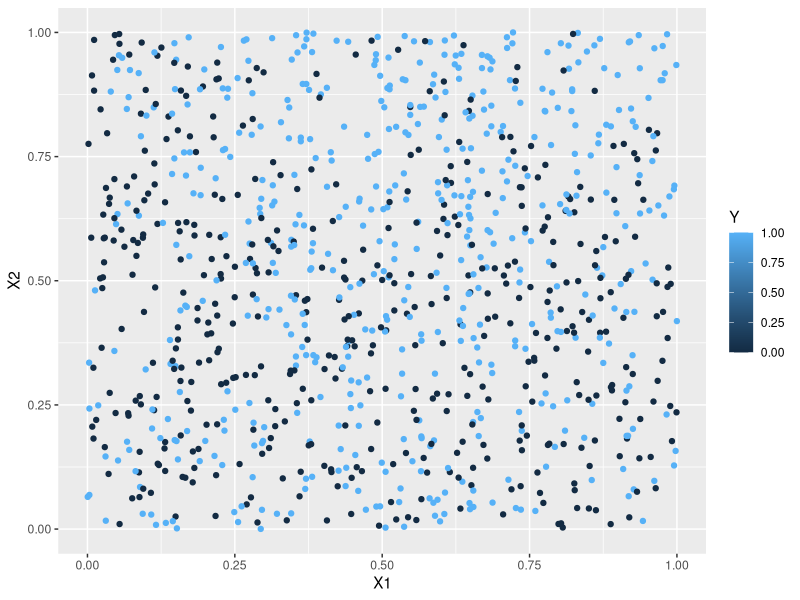

Reproduce this figure in R. (Note: this script raises an error after producing the figure.)
## ---- chunk 1
library(class)
suppressPackageStartupMessages(library(tidyverse))
## ---- chunk 2
#Generative model
set.seed(200) #setting a random seed so that we can
#reproduce everything exactly if we want to

generate_y <- function(x1,x2) { #two input parameters to generate the output y
  logit <- x1 -2*x2 -2*x1^2 + x2^2 + 3*x1*x2 +4*x1*x2^2 -3*x1^2*x2
  p <- exp(logit)/(1+exp(logit)) #apply the inverse logit function
  y <- rbinom(1,1,p) #y becomes a 0 (with prob 1-p) or a 1 with probability p
}
## ---- chunk 3
# Generate a training dataset with 1000 points
set.seed(200)
n = 1000
X1 <- runif(n,0,1)
X2 <- runif(n,0,1)

#I'm going to use a for loop to generate 1000 y's
Y <- rep(0,n) #initializing my Y to be a vector of 0's
for (i in 1:n) {
  Y[i] <- generate_y(X1[i],X2[i])
}

sum(Y) #How many 0's and 1's were predicted? In this
#training set, almost 53% were 1's. When n is very large
# about 51.5% of the Y's are 1's. That's really close to
# 50/50 so we shouldn't have issues with "imbalance"
# which is something we'll learn about later in the 
# semester.

training <- cbind(X1,X2,Y) #combining all of my variables into a training dataset
ggplot(data=training, aes(x=X1, y=X2, color=Y)) +
  geom_point()
## ---- chunk 4
# Create the training dataset as above using seed=200
# Create a testing dataset using seed=201, 202, 203, or 204

set.seed(201)
n = 1000

## ---- chunk 5
# Create the training dataset as above using seed=200
# Create a testing dataset using seed=201, 202, 203, or 204

set.seed(202)
n = 1000
X1 <- runif(n,0,1)
X2 <- runif(n,0,1)

Y <- rep(0,n)
for (i in 1:n) {
  Y[i] <- generate_y(X1[i],X2[i])
}

testing <- cbind(X1, X2, Y)
## ---- chunk 6
    training <- as.data.frame(training)
    testing <- as.data.frame(testing)
## ---- chunk 7
    #Logistic Regression Model
    logistic_model <- glm(Y~X1+X2, data=training, family="binomial")

    logistic_prob <- predict(logistic_model, newdata=testing, type="response")

    testing_logistic <- testing%>%
      mutate(logistic_prob = logistic_prob,
             logistic_pred = ifelse(logistic_prob > 0.5, 1, 0))

    #Misclassification Rate
    mean(testing_logistic$logistic_pred != testing_logistic$Y)

    #Confusion Matrix
    glm.probs<-predict(logistic_model,testing, type="response")
    glm.predicts<-factor(ifelse(glm.probs > 0.5,"1", "0"))
    Y2_factor <- as.factor(testing_logistic$Y)

    confusionMatrix(glm.predicts, Y2_factor,
                    positive="1")

    #Prediction for point (0.25, 0.75)
    point <- data.frame(X1=c(0.25), X2=c(0.75))

    logistic_point <- predict(logistic_model, point, type="response")
    logistic_point
## ---- chunk 8
#Linear Discriminant Analysis

lda_model <- lda(Y~X1+X2, data=training)

lda_pred <- predict(lda_model, testing)

#Misclassification Rate
lda_predictions <- lda_pred$class

actual <- as.factor(testing$Y)

mean(lda_predictions != actual)

#Confusion Matrix
confusionMatrix(lda_predictions, actual, positive="1")

#Prediction for (0.25, 0.75)
lda_point <- predict(lda_model, point)
lda_point
## ---- chunk 9
#Quadratic Discriminant Analysis

qda_model <- qda(Y~X1+X2, data=training)

qda_pred <- predict(qda_model, testing)

#Misclassification Rate
mean(qda_pred$class != actual)

#Confusion Matrix
confusionMatrix(qda_pred$class, actual, positive="1")

#Prediction for (0.25, 0.75)
qda_point <- predict(qda_model, point)
qda_point
## ---- chunk 10
#Naive Bayes
library("e1071")

bayes_naive <- naiveBayes(Y~X1+X2, data=training)

naive_pred <- predict(bayes_naive, newdata=testing)

#Confusion Matrix
cm <- table(actual, naive_pred)

confusionMatrix(cm, positive="1")

#Prediction for (0.25, 0.75)

naive_point <- predict(bayes_naive, point)
naive_point
## ---- chunk 11
#KNN with Optimal K
#Find Optimal k with seed 202
set.seed(202)
vals <- rep(0,50)

misclass_rate <- function(predictions, truth) {
  1-(sum(predictions == truth)/length(predictions))
}

for(i in 1:50){
 preds <- knn(train=training[,1:2], test=testing[,1:2], cl=training[,3], k=i) 
 vals[i] <- misclass_rate(preds, testing[[3]])
}
optimal_k <- which.min(vals)

knn_model <- knn(train=training[,1:2], test=testing[,1:2], cl=training[,3],
                 k=optimal_k)

#Mislclassification Rate
vals[47]

#Confusion Matrix

confusionMatrix(knn_model, actual, positive="1")

#Predicton for (0.25, 0.75)

knn_point <- knn(train = training[,1:2], test=point[,1:2], cl=training[,3], 
    k=optimal_k)
knn_point
## ---- chunk 12
# Table with all of the results
tab <- matrix(c(0.412,0.413,0.38,0.392,0.381,
                0.657,0.655,0.549,0.612,0.571,
                0.519,0.519,0.691,0.604,0.665,
                1,1,1,1,1),byrow=TRUE, nrow=4)
rownames(tab) <- c('Misclass.', 'Sensitivity', 'Specificity', 'Prediction')
colnames(tab) <- c('Logistic','LDA','QDA','Naive','KNN')
results <- data.frame(tab)
results
